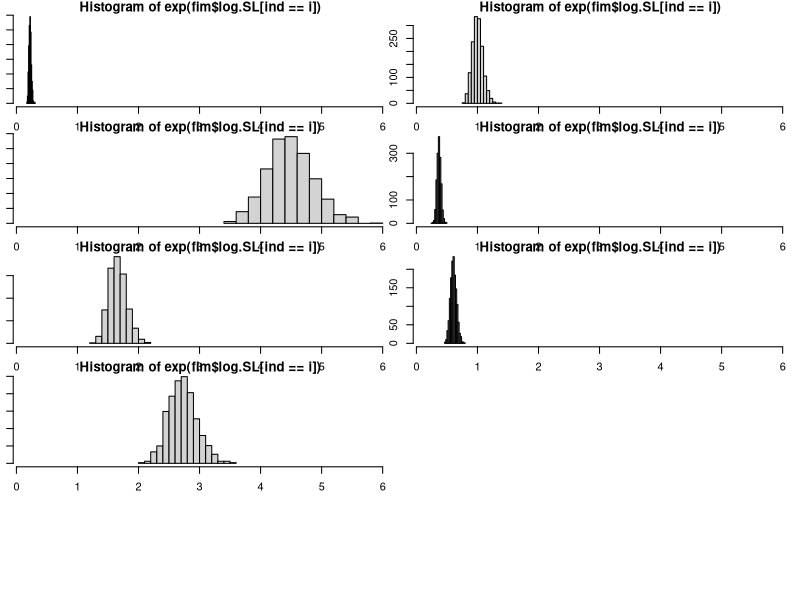
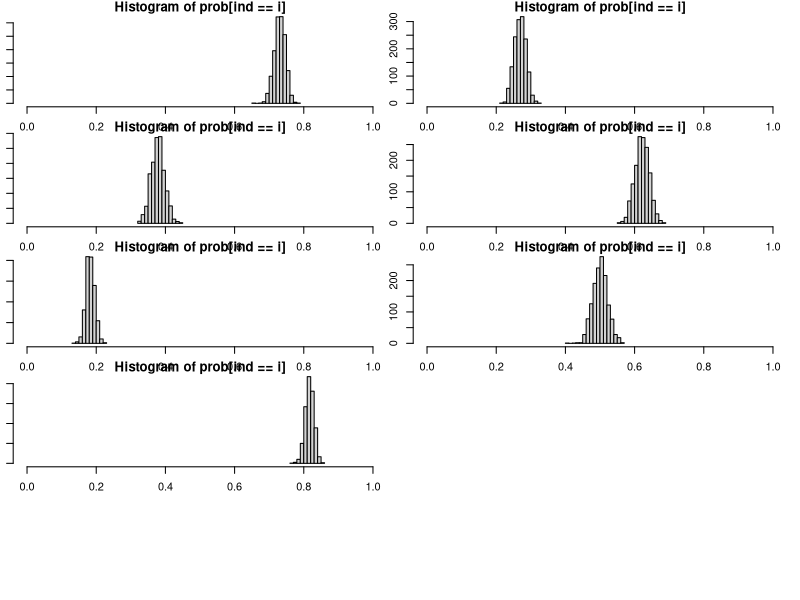

The R source for these figures, in order: (Note: this script raises an error after producing the figures.)
rm(list=ls(all=TRUE))
set.seed(1)

#parameters
nobs=10000
ngroup=7
seq1=-2+cumsum(rep(0.5,ngroup));  
mu.SL.true=mu.SL=sample(seq1,size=ngroup)
mu.TA.true=mu.TA=sample(seq1,size=ngroup)
sd.TA=sd.SL=rep(diff(seq1)[1]/6,ngroup)
sd.TA.true=sd.TA
sd.SL.true=sd.SL

#get group assignments
tmp=rmultinom(nobs,size=1,prob=rep(1/ngroup,ngroup))
ind=rep(NA,nobs)
for (i in 1:nobs){
  ind[i]=which(tmp[,i]==1)
}

#get SL
fim=data.frame(log.SL=rep(NA,nobs),
               logit.TA=rep(NA,nobs))
fim$log.SL=rnorm(nobs,mean=mu.SL[ind],sd=sd.SL[ind])

#look at SL
par(mfrow=c(5,2),mar=rep(1,4))
rango=range(exp(fim$log.SL))
for (i in 1:ngroup) hist(exp(fim$log.SL[ind==i]),xlim=rango)

#get TA
fim$logit.TA=rnorm(nobs,mean=mu.TA[ind],sd=sd.TA[ind])

#look at TA
tmp=exp(fim$logit.TA)
prob=tmp/(1+tmp)
par(mfrow=c(5,2),mar=rep(1,4))
rango=c(0,1)
for (i in 1:ngroup) hist(prob[ind==i],xlim=rango)

#plug in NA's in TA
# ind=rbinom(nobs,size=1,prob=0.002); sum(ind==1)
# fim[ind==1,2]=NA

#export results
setwd('U:\\GIT_models\\hmm_armadillo')
write.csv(fim,'fake data.csv',row.names=F)